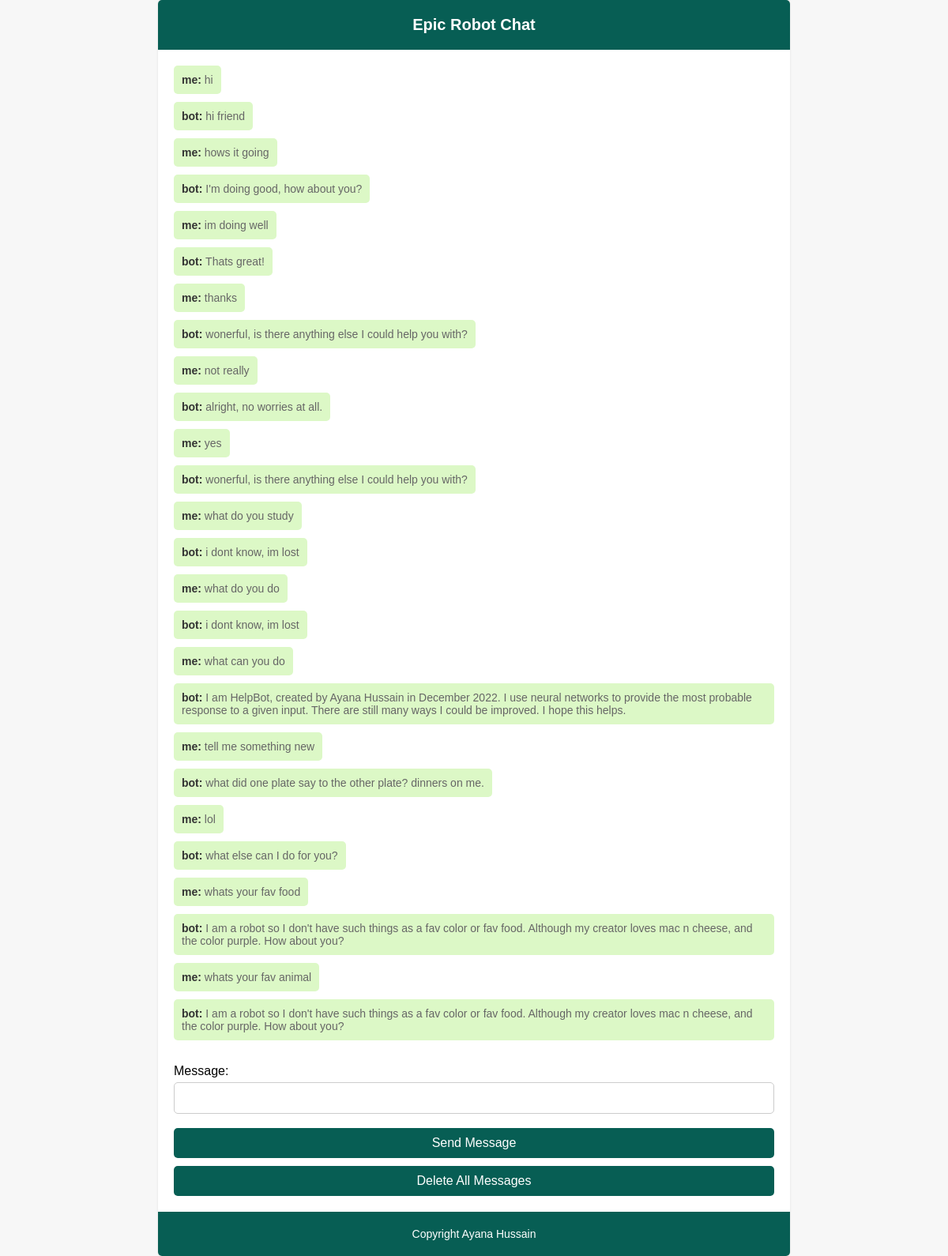
The page / on the database its author committed.
### app.py (models this page shows)
class Message(db.Model):
    __tablename__ = 'messages'  # specify the table name
    id = db.Column(db.Integer, primary_key=True)
    sender = db.Column(db.String(80))
    message = db.Column(db.String(120))

### app.py (the view)
@app.route('/')
def index():
    messages = Message.query.all()
    return render_template('index.html', messages=messages)

### templates/index.html (shortened to what this page needs)
<!doctype html>
<html>
  <head>
    <link rel="stylesheet" href="{{ url_for('static', filename='style.css') }}">
  </head>
  <body>
    <div class="container">
      <header>
        <h1>Epic Robot Chat</h1>
      </header>
      <main>
        <div class="messages">
          {% for message in messages %}
            <div class="message">
              <strong>{{ message.sender }}:</strong> {{ message.message }}
            </div>
          {% endfor %}
        </div>
        <form class="chat-form" action="/send_message" method="POST">
          <label for="message">Message:</label>
          <input type="text" id="message" name="message" required>
          <br>
          <input type="submit" value="Send Message">
        </form>
        <form id="delete" class="chat-form" action="/delete_messages" method="POST">
          <input type="submit" value="Delete All Messages">
        </form>
      </main>
      <footer>
        <p>Copyright Ayana Hussain</p>
      </footer>
    </div>
  </body>
</html>

### static/style.css (style rules this page uses)
body { margin: 0; padding: 0; font-family: sans-serif; background: #f7f7f7; }
.container { max-width: 800px; margin: 0 auto; background: #fff; border-radius: 5px; box-shadow: 0 0 3px rgba(0, 0, 0, 0.1); overflow: hidden; }
header { background: #075e54; color: #fff; padding: 20px; text-align: center; }
header h1 { margin: 0; font-size: 20px; }
main { padding: 20px; }
.messages { display: flex; flex-direction: column; align-items: flex-start; margin-bottom: 20px; }
.message { margin-bottom: 10px; padding: 10px; background: #dcf8c6; border-radius: 5px; color: #666; font-size: 14px; }
.message strong { color: #333; }
form { display: flex; flex-direction: column; }
label { font-size: 16px; margin-bottom: 5px; }
input[type="text"] { font-size: 16px; padding: 10px; border: 1px solid #ccc; border-radius: 5px; width: 100%; box-sizing: border-box; }
input[type="submit"] { font-size: 16px; padding: 10px; border: none; border-radius: 5px; background: #075e54; color: #fff; cursor: pointer; width: 100%; }
footer { background: #075e54; color: #fff; padding: 20px; text-align: center; }
footer p { margin: 0; font-size: 14px; }
#delete { margin-top: 10px; }

### rows shown on the page
Message: sender "me", message "hi"
Message: sender "bot", message "hi friend"
Message: sender "me", message "hows it going"
Message: sender "bot", message "I'm doing good, how about you?"
Message: sender "me", message "im doing well"
Message: sender "bot", message "Thats great!"
Message: sender "me", message "thanks"
Message: sender "bot", message "wonerful, is there anything else I could help you with?"
Message: sender "me", message "not really"
Message: sender "bot", message "alright, no worries at all."
Message: sender "me", message "yes"
Message: sender "bot", message "wonerful, is there anything else I could help you with?"
Message: sender "me", message "what do you study"
Message: sender "bot", message "i dont know, im lost"
Message: sender "me", message "what do you do"
Message: sender "bot", message "i dont know, im lost"
Message: sender "me", message "what can you do"
Message: sender "bot", message "I am HelpBot, created by Ayana Hussain in December 2022. I use neural networks to provide the most probable response to a given input. There are still many ways I could be improved. I hope this helps."
Message: sender "me", message "tell me something new"
Message: sender "bot", message "what did one plate say to the other plate? dinners on me."
Message: sender "me", message "lol"
Message: sender "bot", message "what else can I do for you?"
Message: sender "me", message "whats your fav food"
Message: sender "bot", message "I am a robot so I don't have such things as a fav color or fav food. Although my creator loves mac n cheese, and the color purple. How about you?"
Message: sender "me", message "whats your fav animal"
Message: sender "bot", message "I am a robot so I don't have such things as a fav color or fav food. Although my creator loves mac n cheese, and the color purple. How about you?"
